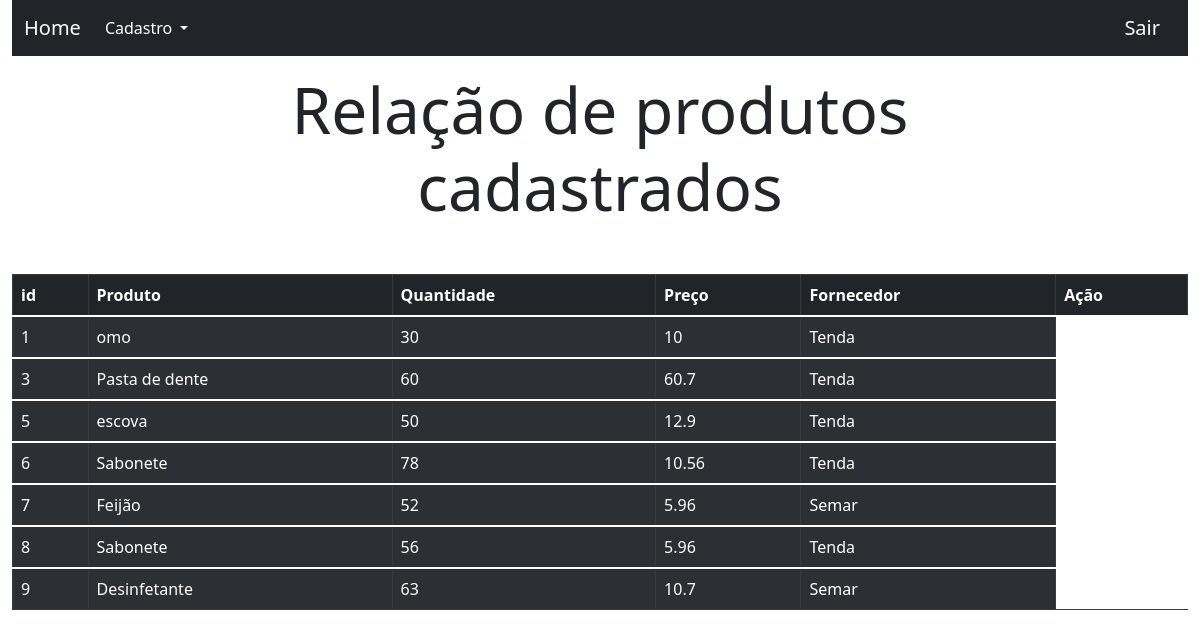
Screenshot of /consulta.php (signed in) with the database file from the repository.
### tables this page shows
CREATE TABLE `produto` (
  `id_produto` int(11) NOT NULL,
  `nome_produto` varchar(50) NOT NULL,
  `qtd_produto` int(11) NOT NULL,
  `preco_produto` float NOT NULL,
  `id_fornecedor` int(11) NOT NULL
);

CREATE TABLE `fornecedor` (
  `id_fornecedor` int(11) NOT NULL,
  `nome_fornecedor` varchar(50) NOT NULL,
  `cidade_fornecedor` varchar(50) NOT NULL
);

### consulta.php (the view, shortened to what this page needs)
<!doctype html>
    <html lang="pt-br">
      <head>
        <link href="https://cdn.jsdelivr.net/npm/bootstrap@5.1.3/dist/css/bootstrap.min.css" rel="stylesheet">
      </head>
      <body>
    <div class="container-fluid">
            <div id="menu">
                <?php include 'menu.php'; ?>
            </div>
        <div class="row">
            <div id="div-top" class="col-10 mx-auto mt-3 display-3  text-center">
               Relação de produtos cadastrados
            </div>
        </div>
      <table class="table mt-5 table-dark table-striped table-hover table-bordered ">
  <thead>
    <tr>
      <th scope="col">id</th>
      <th scope="col">Produto</th>
      <th scope="col">Quantidade</th>
      <th scope="col">Preço</th>
      <th scope="col">Fornecedor</th>
      <th scope="col">Ação </th>
    </tr>
  </thead>
  <tbody>
    <tr>
<?php
$servername = "localhost";
$usernameBD = "root";
$password = "";
$dbname = "sistema";
$conn = new mysqli($servername, $usernameBD, $password, $dbname);
$sql = "SELECT p.id_produto, p.nome_produto, p.qtd_produto, p.preco_produto,f.nome_fornecedor FROM produto p INNER JOIN  fornecedor f on p.id_fornecedor = f.id_fornecedor";
$result = $conn->query($sql);
if ($result->num_rows > 0) {
  while($row = $result->fetch_assoc()) {
    echo "<td>" . $row["id_produto"] .  "</td>";
    echo "<td>" . $row["nome_produto"] .  "</td>";
    echo "<td>" . $row["qtd_produto"] .  "</td>";
    echo "<td>" . $row["preco_produto"] .  "</td>";
    echo "<td>" . $row["nome_fornecedor"] .  "</td>";
    echo "</tbody>";
  }
} else {
  echo "0 results";
}
?>
</table>
</div>
      </body>
    </html>

### rows the page displays
produto: id_produto "1", nome_produto "omo", qtd_produto "30", preco_produto "10", id_fornecedor.nome_fornecedor "Tenda"
produto: id_produto "3", nome_produto "Pasta de dente", qtd_produto "60", preco_produto "60.7", id_fornecedor.nome_fornecedor "Tenda"
produto: id_produto "5", nome_produto "escova", qtd_produto "50", preco_produto "12.9", id_fornecedor.nome_fornecedor "Tenda"
produto: id_produto "6", nome_produto "Sabonete", qtd_produto "78", preco_produto "10.56", id_fornecedor.nome_fornecedor "Tenda"
produto: id_produto "7", nome_produto "Feijão", qtd_produto "52", preco_produto "5.96", id_fornecedor.nome_fornecedor "Semar"
produto: id_produto "8", nome_produto "Sabonete", qtd_produto "56", preco_produto "5.96", id_fornecedor.nome_fornecedor "Tenda"
produto: id_produto "9", nome_produto "Desinfetante", qtd_produto "63", preco_produto "10.7", id_fornecedor.nome_fornecedor "Semar"
